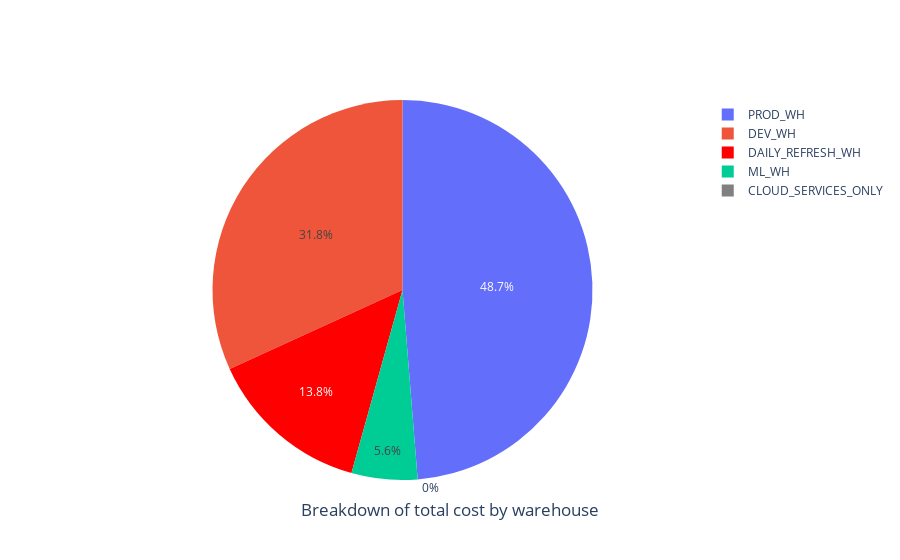

Write notebook code for a chart like this one.
### Code cell
df = df.drop(len(df)-1) ## Remove the last row of totals for the plot

fig = make_subplots(
    rows=1, cols=1,
    specs=[[{"type": "pie"}]],
)

fig.add_trace(go.Pie(labels=df['warehouse_name'].tolist(), values=df['dollars'].tolist(),name='dollars',marker_colors=color_scheme),row=1,col=1)

fig.update_layout(
    title={
        'text': "Breakdown of total cost by warehouse",
        'y':0.1,
        'x':0.5,
        'xanchor': 'center',
        'yanchor': 'top'})
fig.show()

### Figure 1 — Plotly figure (JSON) as saved in the notebook; plotly's stock layout.template omitted (floating-point values rounded to 4 significant figures; data arrays with more than 128 entries replaced by an {"elided": "..."} marker saying what was removed)
{"data": [{"domain": {"x": [0, 1], "y": [0, 1]}, "labels": {"elided": "938 str values"}, "marker": {"colors": ["red", "blue", "green", "orange", "purple", "brown", "pink", "gray", "olive", "cyan", "darkviolet", "goldenrod", "darkgreen", "chocolate", "lawngreen"]}, "name": "dollars", "type": "pie", "values": {"elided": "938 float values"}}], "layout": {"title": {"text": "Breakdown of total cost by warehouse", "x": 0.5, "xanchor": "center", "y": 0.1, "yanchor": "top"}}}
